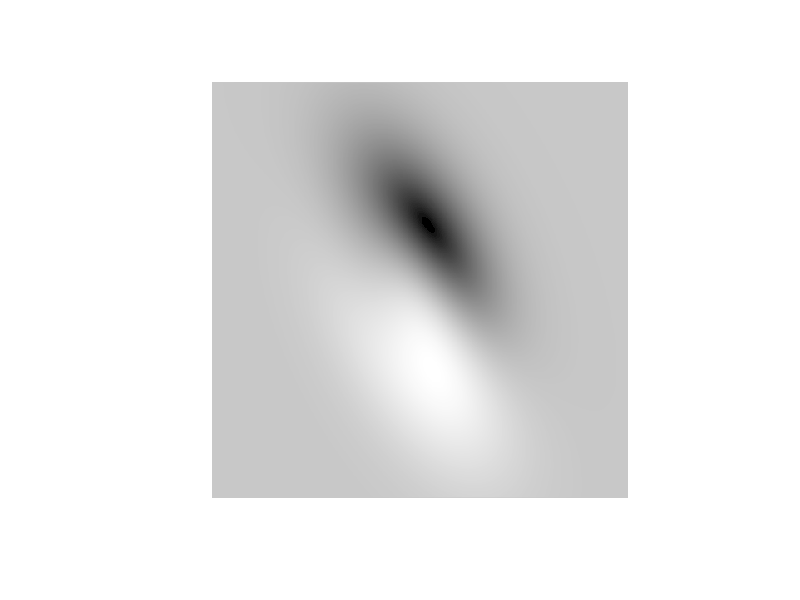
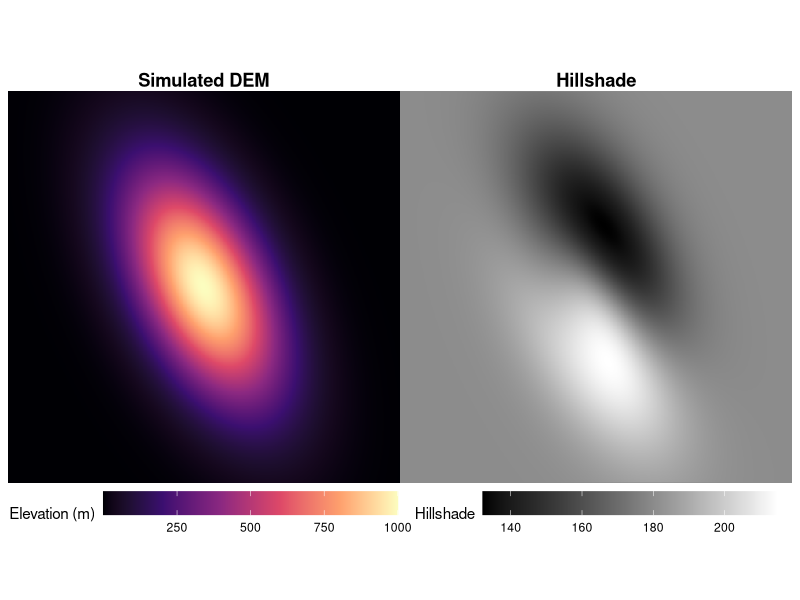
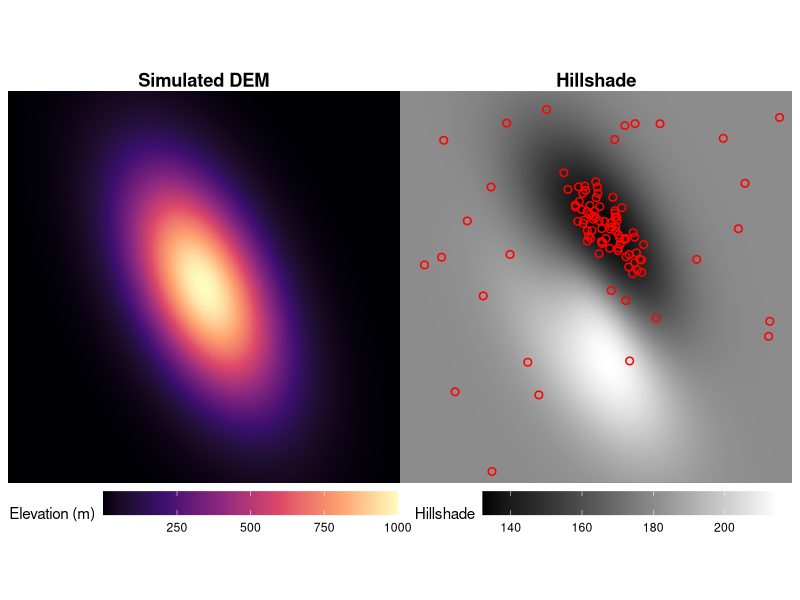
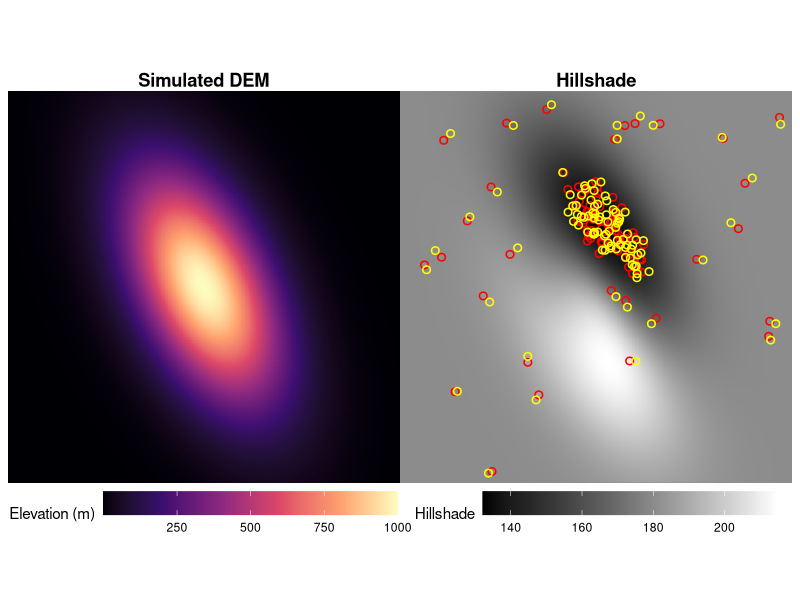

The R source for these figures, in order:
library(ggplot2)
library(patchwork)

# --- Simulate DEM: single peak from a bivariate normal ---
n  <- 500          # grid size
cs <- 30           # cell size (m)
H  <- 1000         # peak height (m)
sx <- 2000; sy <- 3000; rho <- 0.5   # std devs (m) and correlation

xs <- (seq_len(n) - n / 2) * cs
ys <- (seq_len(n) - n / 2) * cs
zx <- xs / sx
zy <- ys / sy

# rows = y (row 1 = north), cols = x
dem <- H * exp(-1 / (2 * (1 - rho^2)) *
                 (outer(rep(1, n), zx^2) - 2 * rho * outer(zy, zx) + outer(zy^2, rep(1, n))))

# --- Hillshade (Horn's method, as in ESRI/GDAL) ---
hillshade <- function(dem, cs, altitude = 45, azimuth = 180) {
  n <- nrow(dem); m <- ncol(dem)
  p <- rbind(dem[1, ], dem, dem[n, ])   # pad edges by replication
  p <- cbind(p[, 1], p, p[, m])
  r <- function(i, j) p[i:(i + n - 1), j:(j + m - 1)]
  a <- r(1,1); b <- r(1,2); c <- r(1,3)
  d <- r(2,1);              f <- r(2,3)
  g <- r(3,1); h <- r(3,2); i <- r(3,3)
  
  dzdx <- ((c + 2*f + i) - (a + 2*d + g)) / (8 * cs)
  dzdy <- ((g + 2*h + i) - (a + 2*b + c)) / (8 * cs)
  
  slope  <- atan(sqrt(dzdx^2 + dzdy^2))
  aspect <- atan2(dzdy, -dzdx)
  zenith <- (90 - altitude) * pi / 180
  az     <- ((360 - azimuth + 90) %% 360) * pi / 180
  
  hs <- 255 * (cos(zenith) * cos(slope) +
                 sin(zenith) * sin(slope) * cos(az - aspect))
  pmax(hs, 0)
}

hs <- hillshade(dem, cs)   # 500 x 500 matrix, values 0-255
dim(hs)




# --- Plot ---
image(t(hs[n:1, ]), col = gray.colors(256, start = 0, end = 1),
      useRaster = TRUE, axes = FALSE, asp = 1)

# Convert a matrix to long format (row 1 plotted at the top, as in the earlier plot)
mat_to_df <- function(m, value_name) {
  df <- data.frame(
    x = rep(seq_len(ncol(m)), each = nrow(m)),
    y = rep(rev(seq_len(nrow(m))), times = ncol(m)),
    v = as.vector(m)
  )
  names(df)[3] <- value_name
  df
}

dem_df <- mat_to_df(dem, "elevation")
hs_df  <- mat_to_df(hs,  "hillshade")

theme_map <- theme_void() +
  theme(plot.title = element_text(hjust = 0.5, face = "bold"),
        legend.position = "bottom",
        legend.key.width = unit(1.5, "cm"))

p_dem <- ggplot(dem_df, aes(x, y, fill = elevation)) +
  geom_raster() +
  scale_fill_viridis_c(option = "magma", name = "Elevation (m)") +
  coord_equal(expand = FALSE) +
  labs(title = "Simulated DEM") +
  theme_map

p_hs <- ggplot(hs_df, aes(x, y, fill = hillshade)) +
  geom_raster() +
  scale_fill_gradient(low = "black", high = "white", name = "Hillshade") +
  coord_equal(expand = FALSE) +
  labs(title = "Hillshade") +
  theme_map

p_dem + p_hs



# --- Sprinkle Larch seeds and see if they germinate ---
Pointnum=100

#set maximum hillshade for good habitat for larch germination
max_hs=150

#define outputs
output.X=matrix(nrow = Pointnum, ncol = 1)
output.Y=matrix(nrow = Pointnum, ncol = 1)

#set a counter
outcounter=0

#main for loop
for (i in 1:100000){
  #generate a random candidate point
  x.candidate=runif(1, min=1, max=ncol(hs))
  y.candidate=runif(1, min=1, max=nrow(hs))
  
  #calculate the probability of retaining the candidate point
  if(hs[y.candidate,x.candidate]>max_hs){
    prob=0.001
  }
  else
    prob=1-(hs[y.candidate,x.candidate]/max_hs)
  
  #roll the dice to see if you keep the candidate point
  testval=runif(1,min=0,max=1)  
  if (testval<prob){
    outcounter=outcounter+1
    keep=1
    output.X[outcounter]=x.candidate
    output.Y[outcounter]=y.candidate
  }
  
  #if you've reached your target number of points, break from the for loop
  if(outcounter==Pointnum){
    break
  }
}

# Points data frame 
pts <- data.frame(x = output.X, y = nrow(hs) + 1 - output.Y)

p_hs2 <- p_hs +
  geom_point(data = pts, aes(x = x, y = y),
             shape = 1, color = "red", size = 2, stroke = 0.8,
             inherit.aes = FALSE)

p_dem + p_hs2




#--- Next Generation ------

#Each larch gets to produce one surviving seed to seed the next generation
#Their dispersal width is set by disp_width
disp_width=10

#main for loop
new.X <- numeric(Pointnum)
new.Y <- numeric(Pointnum)

for (j in 1:Pointnum){
  for (i in 1:100000){
    #generate a random candidate point near parent j
    x.candidate=runif(1, min=output.X[j]-disp_width, max=output.X[j]+disp_width)
    y.candidate=runif(1, min=output.Y[j]-disp_width, max=output.Y[j]+disp_width)
    
    #keep the candidate inside the grid
    x.candidate=min(max(x.candidate, 1), ncol(hs))
    y.candidate=min(max(y.candidate, 1), nrow(hs))
    
    #calculate the probability of retaining the candidate point
    if(hs[y.candidate,x.candidate]>max_hs){
      prob=0.001
    } else
      prob=1-(hs[y.candidate,x.candidate]/max_hs)
      #prob=0.001
    
    #roll the dice to see if you keep the candidate point
    if (runif(1,min=0,max=1)<prob){
      new.X[j]=x.candidate
      new.Y[j]=y.candidate
      break
    }
  }
}

# Plot the new generation (yellow) on top of the original points (red)
pts_new <- data.frame(x = new.X, y = nrow(hs) + 1 - new.Y)

p_hs3 <- p_hs2 +   # p_hs2 from line 134 already includes the red points
  geom_point(data = pts_new, aes(x = x, y = y),
             shape = 1, color = "yellow", size = 2, stroke = 0.8,
             inherit.aes = FALSE)

p_dem + p_hs3
